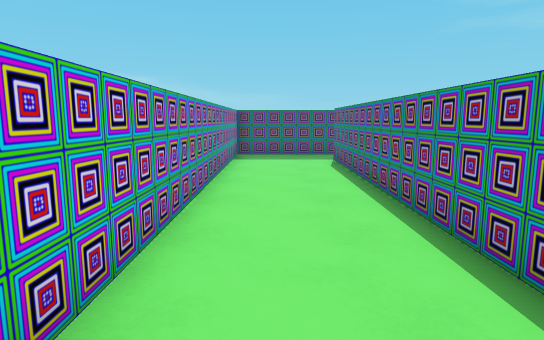
[1] (above)

24 first-person views from a walk through a 3-D level made in the Godot game engine. The camera is 1.4 m above the floor, tilts 8° down and sees 75° across. The floor is counted in squares, 1 m on a side. Each view is taken from the middle of a square. On the plan, view 1 faces up. The plan holds only what a view shows up to about 15 squares ahead; the rest is blank. Characters and animated objects are not drawn.

[2]
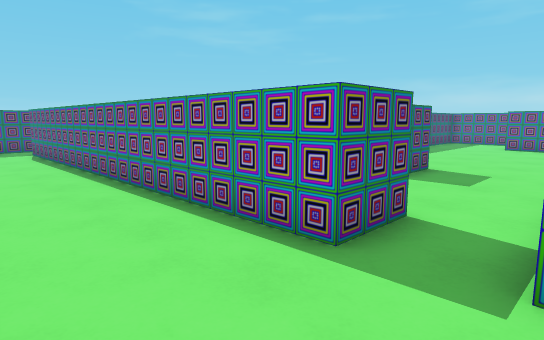

[3]
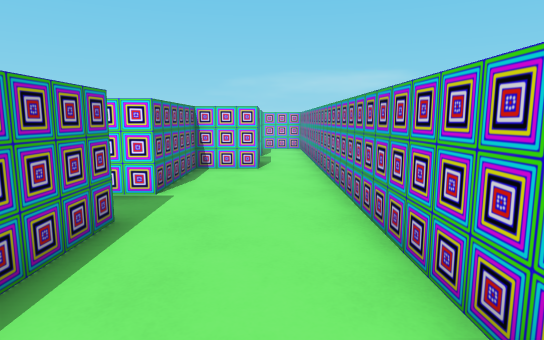

[4]
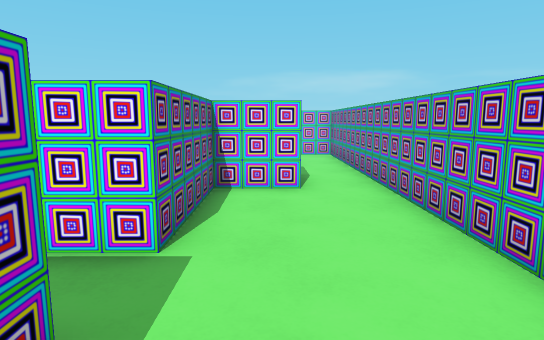

[5]
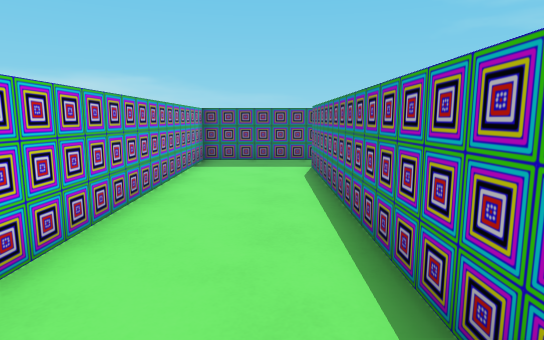

[6]
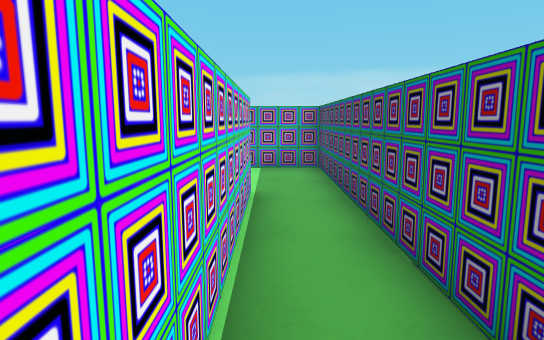

[7]
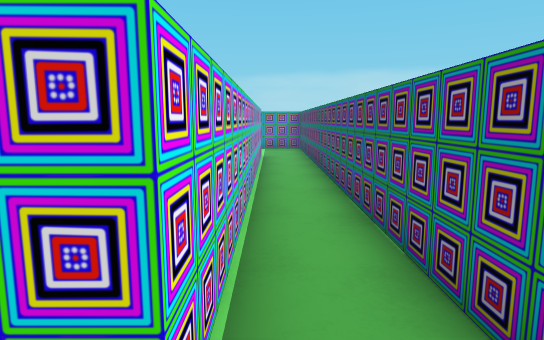

[8]
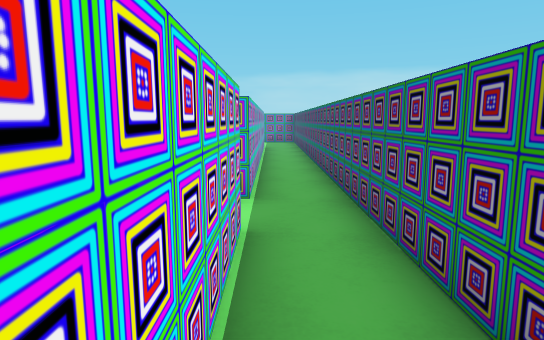

[9]
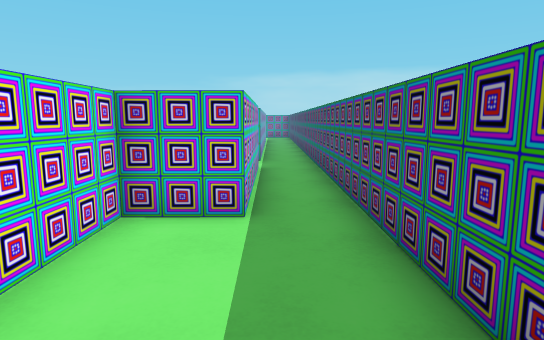

[10]
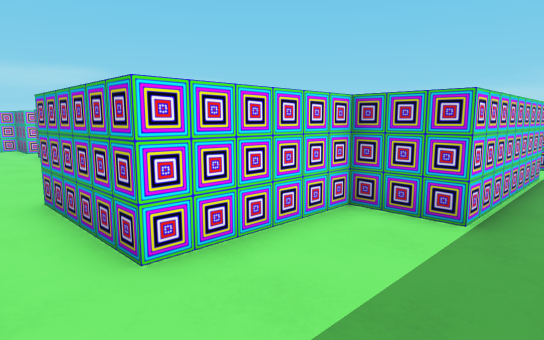

[11]
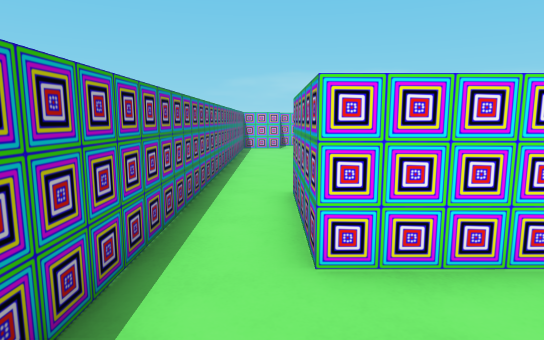

[12]
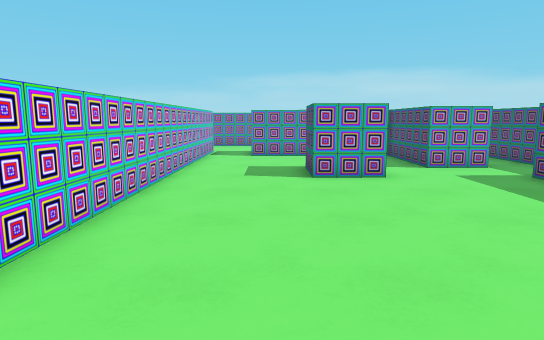

[13]
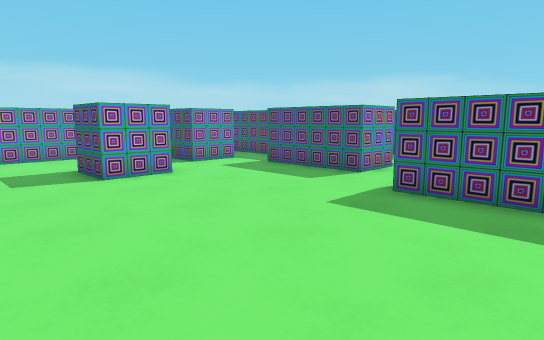

[14]
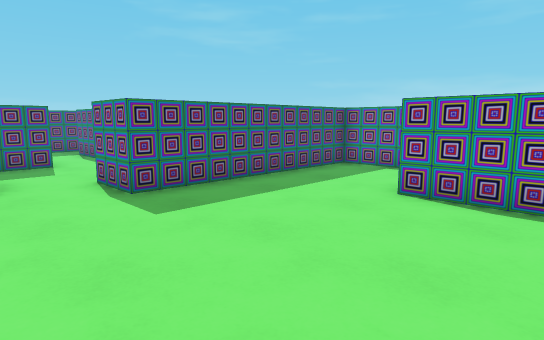

[15]
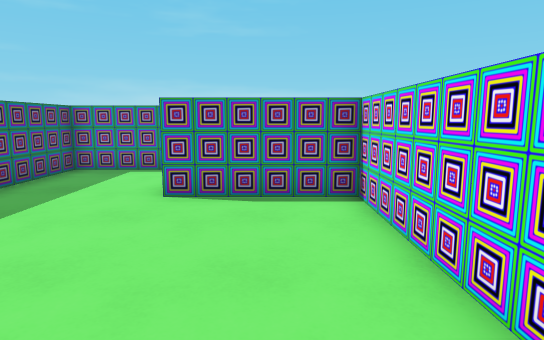

[16]
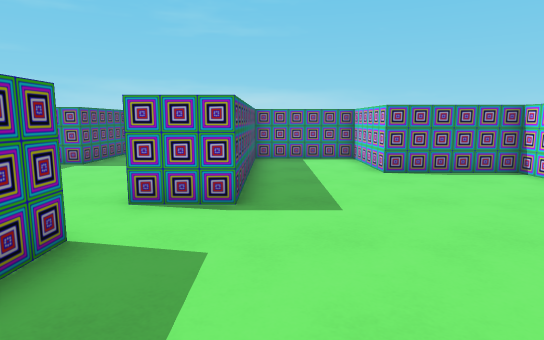

[17]
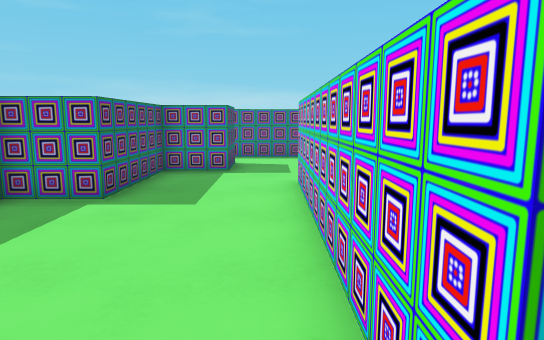

[18]
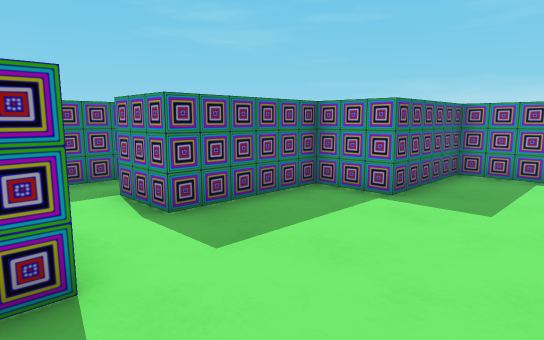

[19]
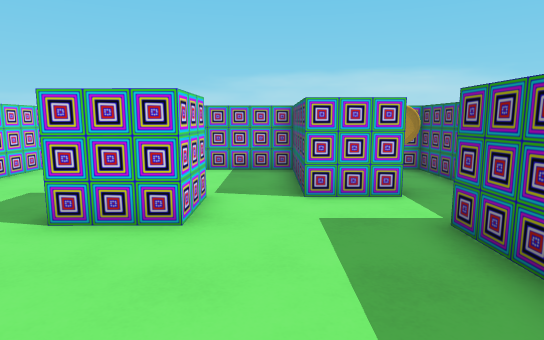

[20]
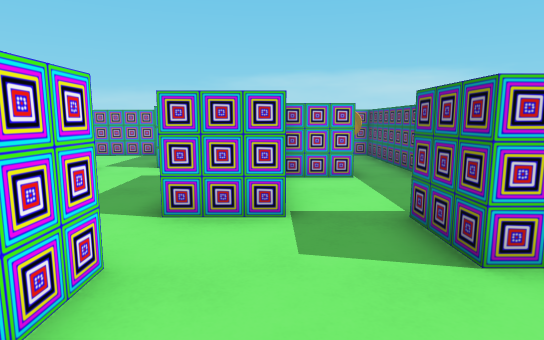

[21]
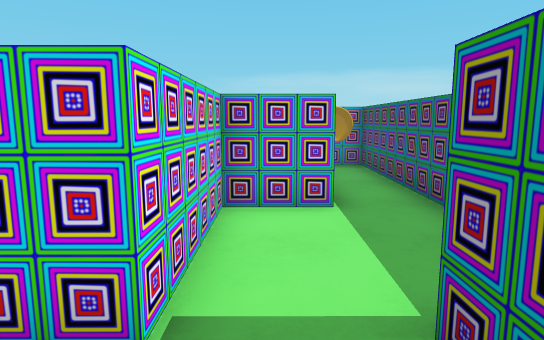

[22]
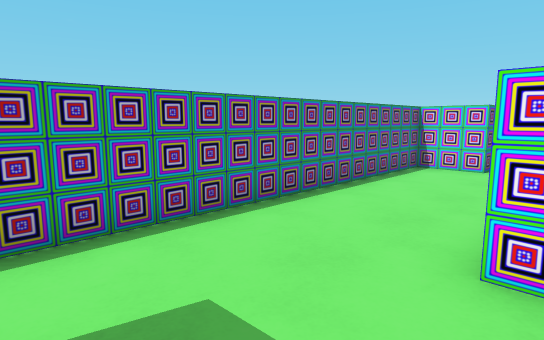

[23]
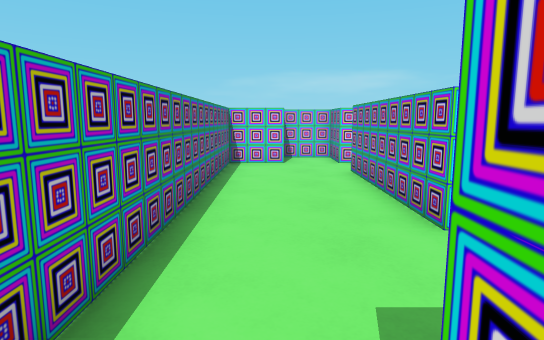

[24]
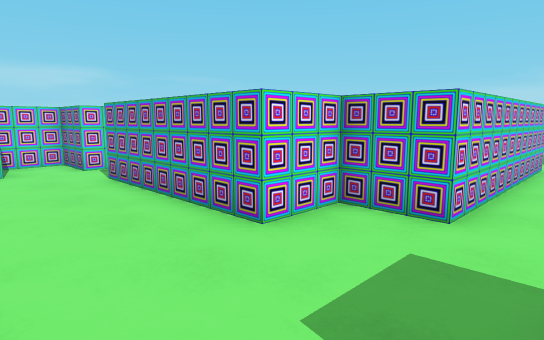

### Floor plan
Points are (right, up) in squares from view 1. A wall is a line through its corners. A room is listed if a view was taken in it or the views show most of it. See-through windows are left out.
Room 1 (views 1, 2, 3, 4, 5, 6, 7, 8, 9, 10, 11)
walls: (4, -1.8) (2.2, -1.8) (2.2, 12.6) (14.8, 12.6) (14.8, 11.9); (0.4, -8.5) (0.4, -7.2) (2.2, -7.2) (2.2, -3.6) (4.4, -3.6); (16.6, 10.8) (16.6, 12.6) (22, 12.6) (22, 10.8) (25.6, 10.8); (25.3, 14.4) (-1.4, 14.4) (-1.4, -12.4); (27.4, 11.4) (27.4, 12.4)
ways out: opening at (4, -3) to room 2; opening at (16, 11.5) to room 3; opening at (26.5, 12) to room 4; opening at (-0.5, -11.5)
Room 2 (views 12, 13, 14, 15, 16, 19)
walls: (13, 5.4) (9.4, 5.4); (7.5, 1.8) (9.4, 1.8) (9.4, 0) (7.5, 0); (7.6, 5.5) (7.6, 3.6) (4, 3.6) (4, -1.8); (7.6, 7.2) (4, 7.2); (4.4, -3.6) (18.4, -3.6) (18.4, 0) (22, 0) (22, 3.6) (14.8, 3.6) (14.8, 5.4)
ways out: opening at (4, -3) to room 1; opening at (14, 5) to room 3
objects: coin (5, 6)
Room 3 (views 17, 18, 20, 21, 22)
walls: (14.8, 9.6) (14.8, 9) (13, 9); (14.8, 5.4) (22, 5.4); (13, 7.2) (13, 5.4); (23.8, 7.2) (23.8, 9) (20.2, 9) (20.2, 10.8) (16.6, 10.8)
ways out: opening at (16, 11.5) to room 1; opening at (14, 5) to room 2; opening at (23, 6) to room 4; opening at (13, 8)
Room 4 (views 23, 24)
walls: (22, 5.4) (22, 3.6) (23.8, 3.6) (23.8, -1.9); (25.6, -4.1) (25.6, -3.6) (27.4, -3.6) (27.4, 11.4); (23.1, -3.6) (23.8, -3.6) (23.8, -5.4) (25.6, -5.4); (25.6, 10.8) (25.6, 7.2) (23.8, 7.2)
ways out: opening at (26.5, 12) to room 1; opening at (23, 6) to room 3

Where each view was taken, in squares from view 1:
view 1: 0 up, 0 right, facing up
view 2: 4 down, 1 left, facing up-right
view 3: 3 up, 0 right, facing down
view 4: 0 up, 1 right, facing down
view 5: 2 up, 1 right, facing up
view 6: 13 up, 9 right, facing left
view 7: 13 up, 16 right, facing left
view 8: 13 up, 21 right, facing left
view 9: 13 up, 27 right, facing left
view 10: 14 up, 27 right, facing down-left
view 11: 14 up, 26 right, facing down
view 12: 1 down, 18 right, facing left
view 13: 3 down, 18 right, facing up-left
view 14: 3 down, 12 right, facing up-right
view 15: 2 down, 12 right, facing right
view 16: 3 up, 9 right, facing right
view 17: 6 up, 14 right, facing right
view 18: 6 up, 14 right, facing up-right
view 19: 3 up, 14 right, facing left
view 20: 7 up, 18 right, facing left
view 21: 8 up, 15 right, facing left
view 22: 7 up, 23 right, facing down-right
view 23: 8 up, 26 right, facing down
view 24: 7 up, 27 right, facing down-left
